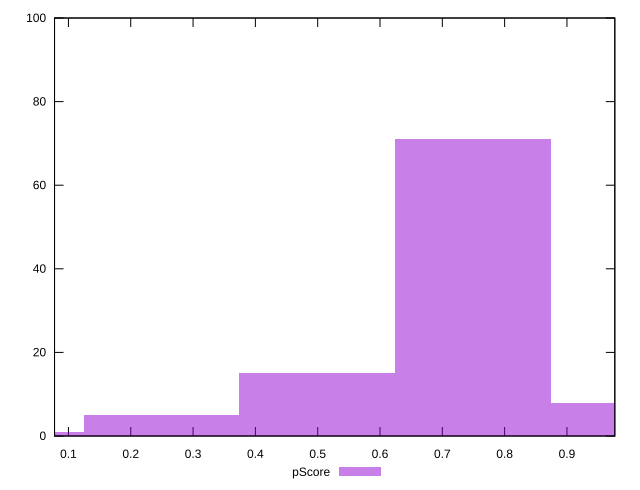

This chart was generated by the following gnuplot code:
reset

$pScore <<EOF
0.7489047435804318 71
0.9985396581072424 8
0.4992698290536212 15
0.2496349145268106 5
0 1
EOF

set key outside below
set boxwidth 0.2496349145268106
set xrange [0.07770075251465725:0.97681865720183]
set yrange [0:100]
set trange [0:100]
set style fill transparent solid 0.5 noborder
set terminal svg size 640, 490 enhanced background rgb 'white'
set output "reprap/first-cpu-idle/samples/pages+cached+noexternal+nomedia/pScore/histogram.svg"

plot $pScore title "pScore" with boxes

reset
